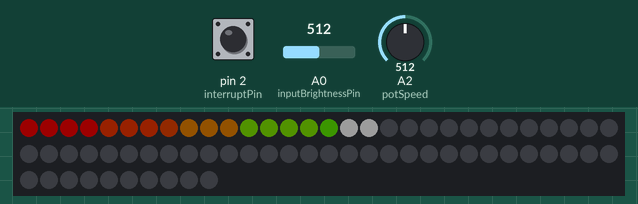
A sketch run on a simulated Arduino Uno, built with avr-gcc and run on an emulated ATmega328P. On the bench: 70 RGB LEDs in strip order, left to right, continuing on the next row. Inputs (shaded band) come from the test bench; at power-on: A2 (potSpeed) = 512, A0 (inputBrightnessPin) = 512, pin 2 (interruptPin) HIGH. Dim RGB values are drawn brighter than linear.

Above: at 1.2 s.
1.3 s: A2 (potSpeed) set to 122
At 3.69 s:
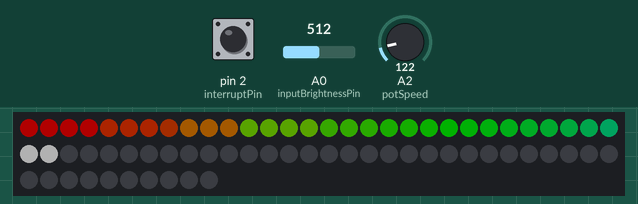
4.3 s: A2 (potSpeed) set to 0
At 4.89 s:
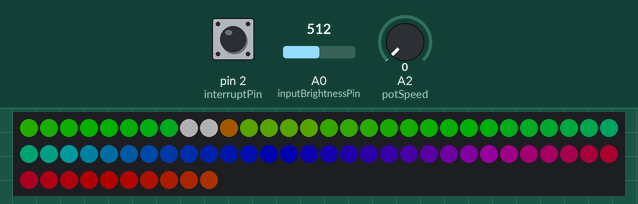
6.8 s: A0 (inputBrightnessPin) set to 122
At 7.31 s:
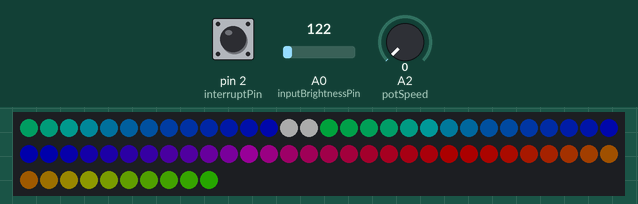
9.8 s: pin 2 (interruptPin) pulled LOW for 0.25 s
At 9.9 s:
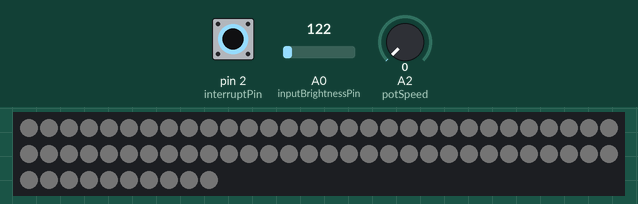
11.6 s: pin 2 (interruptPin) pulled LOW for 1 s
At 12.32 s:
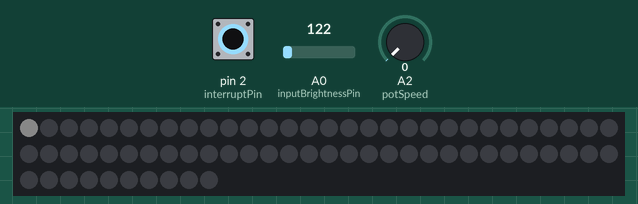
14.5 s: pin 2 (interruptPin) pulled LOW for 0.25 s
At 14.74 s:
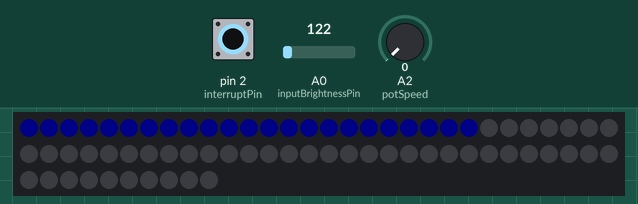

The sketch:

LED-Control_ORIGINAL.ino
```cpp
// (licence header left out)
#include <WS2812FX.h>

#define LED_PIN    6  // digital pin used to drive the LED strip
#define LED_COUNT 70  // number of LEDs on the strip - if you make a larger table with more LED's then adjust this number

int maximumBrightnesAllowed = 128;  // set this value the maximum brightness you want to allow the LEDs to reach (0 -> 255)
const byte interruptPin = 2;
const byte potBrightness = A0;
const byte potSpeed = A2;
int patternNumber = 0;
static unsigned long last_check_time = 0;

// for smoothing out the potentiometer readings

const int numReadings = 10;

int readingsBrightness[numReadings];      // the readings from the analog input
int readBrightnessIndex = 0;              // the index of the current reading
int totalBrightness = 0;                  // the running total
int averageBrightness = 0;
int inputBrightnessPin = A0;

WS2812FX tableSurfaceLEDs = WS2812FX(LED_COUNT, LED_PIN, NEO_GRB + NEO_KHZ800);

void setup() {
  Serial.begin(115200);

  pinMode(interruptPin, INPUT_PULLUP);
  attachInterrupt(digitalPinToInterrupt(interruptPin), patternMode, FALLING);
  tableSurfaceLEDs.init();
  pattern0();

    // initialize all the brightness readings to 50:
  for (int thisBrightnessReading = 0; thisBrightnessReading < numReadings; thisBrightnessReading++) {
    readingsBrightness[thisBrightnessReading] = 50;
  }
}


void patternMode() {

 static unsigned long last_interrupt_time = 0;
 unsigned long interrupt_time = millis();
 if (interrupt_time - last_interrupt_time > 400)    // If interrupts come faster than 400ms, assume it's a bounce and ignore
 {

  if (patternNumber == 10) {
    patternNumber = 0;
  }
  else {
  patternNumber = ++patternNumber;
  }
  //Serial.print("New pattern number");
  //Serial.println(patternNumber);
   switch (patternNumber) {
    case 0:
    pattern0();
    break;
    case 1:
    pattern1();
    break;
    case 2:
    pattern2();
    break;
    case 3:
    pattern3();
    break;
    case 4:
    pattern4();
    break;
    case 5:
    pattern5();
    break;
    case 6:
    pattern6();
    break;
    case 7:
    pattern7();
    break;
    case 8:
    pattern8();
    break;
    case 9:
    pattern9();
    break;
    case 10:
    pattern10();
    break;
   }

 }
 last_interrupt_time = interrupt_time;
}


void pattern0() {

  tableSurfaceLEDs .setMode(FX_MODE_CHASE_RAINBOW);
  tableSurfaceLEDs.setColor(WHITE);
  tableSurfaceLEDs.start();}

void pattern1() {

  tableSurfaceLEDs .setMode(FX_MODE_FADE);
  tableSurfaceLEDs.setColor(WHITE);
  tableSurfaceLEDs.start();}

void pattern2() {

  tableSurfaceLEDs .setMode(FX_MODE_COLOR_WIPE);
  tableSurfaceLEDs.setColor(WHITE);
  tableSurfaceLEDs.start();}


void pattern3() {

  tableSurfaceLEDs .setMode(FX_MODE_COLOR_WIPE_RANDOM);
  tableSurfaceLEDs.setColor(CYAN);
  tableSurfaceLEDs.start();}


  void pattern4() {
  tableSurfaceLEDs .setMode(FX_MODE_RAINBOW);
  tableSurfaceLEDs.setColor(RED);
  tableSurfaceLEDs.start();}


   void pattern5() {

  tableSurfaceLEDs .setMode(FX_MODE_RUNNING_LIGHTS);
  tableSurfaceLEDs.setColor(WHITE);
  tableSurfaceLEDs.start();}


     void pattern6() {

  tableSurfaceLEDs .setMode(FX_MODE_SPARKLE);
  tableSurfaceLEDs.setColor(WHITE);
  tableSurfaceLEDs.start();}

       void pattern7() {

  tableSurfaceLEDs .setMode(FX_MODE_COLOR_SWEEP_RANDOM);
  tableSurfaceLEDs.setColor(WHITE);
  tableSurfaceLEDs.start();}

         void pattern8() {

  tableSurfaceLEDs .setMode(FX_MODE_LARSON_SCANNER);
  tableSurfaceLEDs.setColor(RED);
  tableSurfaceLEDs.start();}

         void pattern9() {

  tableSurfaceLEDs .setMode(FX_MODE_FIRE_FLICKER_SOFT);
  tableSurfaceLEDs.setColor(ORANGE);
  tableSurfaceLEDs.start();}


           void pattern10() {

  tableSurfaceLEDs .setMode(FX_MODE_STATIC);
  tableSurfaceLEDs.setColor(WHITE);
  tableSurfaceLEDs.start();}

void loop() {
  tableSurfaceLEDs.service();

  unsigned long check_time = millis();

  if (check_time - last_check_time > 200){                              // If checks come faster than 300ms, assume it's a bounce and ignore


      // read the input on the potentiometer to determine the requested brightness for the LEDs

    totalBrightness = totalBrightness - readingsBrightness[readBrightnessIndex];  // subtract the last Brightness reading:
    readingsBrightness[readBrightnessIndex] = analogRead(inputBrightnessPin);     // read from the Brightness sensor:
    totalBrightness = totalBrightness + readingsBrightness[readBrightnessIndex];  // add the reading to the total:
    readBrightnessIndex = readBrightnessIndex + 1;                                // advance to the next position in the array:

    if (readBrightnessIndex >= numReadings) {                             // if we're at the end of the array...
      readBrightnessIndex = 0;                                            // ...wrap around to the beginning:
    }

    averageBrightness = totalBrightness / numReadings;                    // calculate the average:
    int ledValueBrightness = map(averageBrightness, 0, 1023, 0, maximumBrightnesAllowed);    // Map the brightness value to range of LEDs
    ledValueBrightness = constrain(ledValueBrightness, 0, maximumBrightnesAllowed);          // clamp in case of out-of-range input
    //Serial.print("Brightness of LEDs is set to ");
    //Serial.println(ledValueBrightness);
    tableSurfaceLEDs.setBrightness(ledValueBrightness);                 //set the table LEDs brightness value

    int potValueSpeed = analogRead(potSpeed);                           // read the input on analog pin 2 to determine the speed for the LED patterns
    long ledValueSpeed = map(potValueSpeed, 0, 1100, 0, 100000);         // read the input on the potentiometer to determine the requested speed for the LEDs
    //Serial.print("Speed of LED pattern set to ");
    //Serial.println(ledValueSpeed);
    tableSurfaceLEDs.setSpeed(ledValueSpeed);                           //set the table LEDs pattern speed

    last_check_time = check_time;
  }
}
```

Measured:
- after the input at 9.8 s, the LEDs: first change at once (image 4 shows a later state)
- after the input at 14.5 s, the LEDs: change after 0.10 s (image 6)
